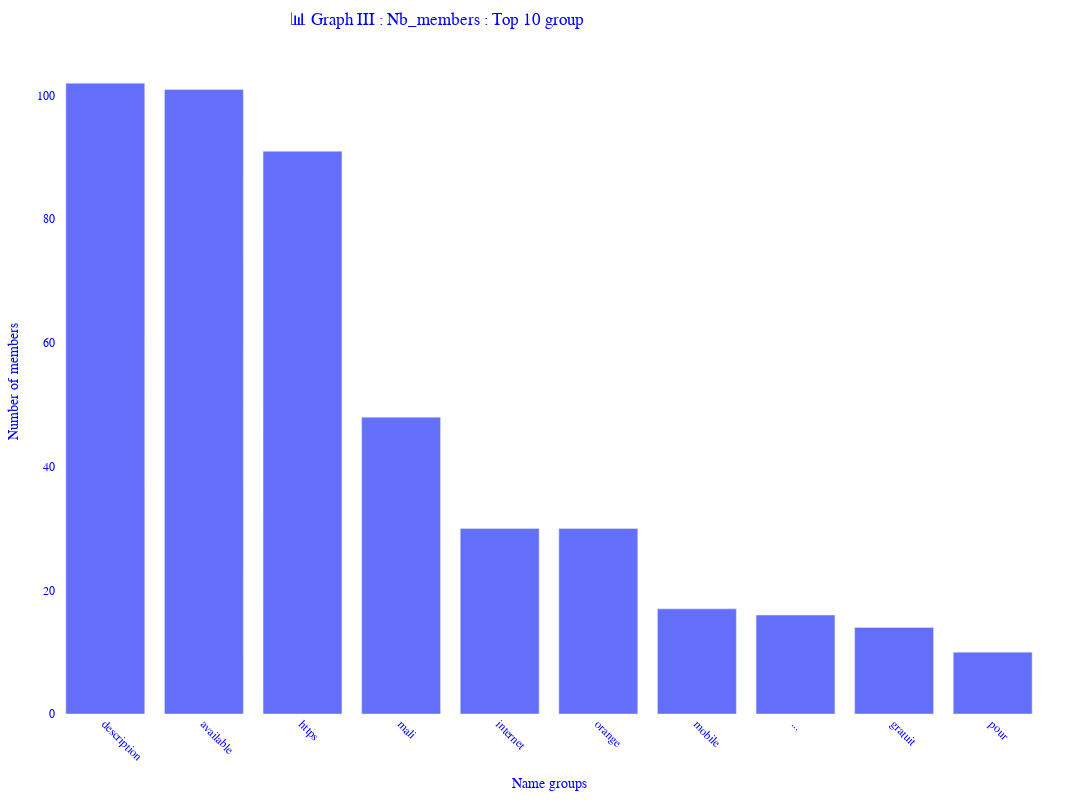

The cell this chart's notebook holds for it:
### Code cell
fig = px.bar(goog_process, x = 'word', y = 'count',
                width=1400, height=800)
fig.update_layout(
xaxis_title='Name groups',
yaxis_title='Number of members',
plot_bgcolor='white',  # Transparent plot background
paper_bgcolor='rgb(255,255,255)',  # White background
font=dict(family='Arial', size=12, color='blue'),  # Font style
margin=dict(l=50, r=50, t=50, b=50),  # Setting margins
xaxis=dict(tickangle=45),  # Rotating x-axis labels
yaxis=dict(tickformat=',d'),  # Adding comma to y-axis labels for thousands separator, 
title = '📊 Graph III : Nb_members : Top 10 group',
title_x = 0.4
)

### Figure 1 — Plotly figure (JSON) as saved in the notebook; plotly's stock layout.template omitted (floating-point values rounded to 4 significant figures)
{"data": [{"alignmentgroup": "True", "hovertemplate": "word=%{x}<br>count=%{y}<extra></extra>", "legendgroup": "", "marker": {"color": "#636efa", "pattern": {"shape": ""}}, "name": "", "offsetgroup": "", "orientation": "v", "showlegend": false, "textposition": "auto", "type": "bar", "x": ["description", "available", "https", "mali", "internet", "orange", "mobile", "...", "gratuit", "pour"], "xaxis": "x", "y": [102, 101, 91, 48, 30, 30, 17, 16, 14, 10], "yaxis": "y"}], "layout": {"barmode": "relative", "font": {"color": "blue", "family": "Arial", "size": 12}, "height": 800, "legend": {"tracegroupgap": 0}, "margin": {"b": 50, "l": 50, "r": 50, "t": 50}, "paper_bgcolor": "rgb(255,255,255)", "plot_bgcolor": "white", "title": {"text": "📊 Graph III : Nb_members : Top 10 group", "x": 0.4}, "width": 1400, "xaxis": {"anchor": "y", "domain": [0, 1], "tickangle": 45, "title": {"text": "Name groups"}}, "yaxis": {"anchor": "x", "domain": [0, 1], "tickformat": ",d", "title": {"text": "Number of members"}}}}
